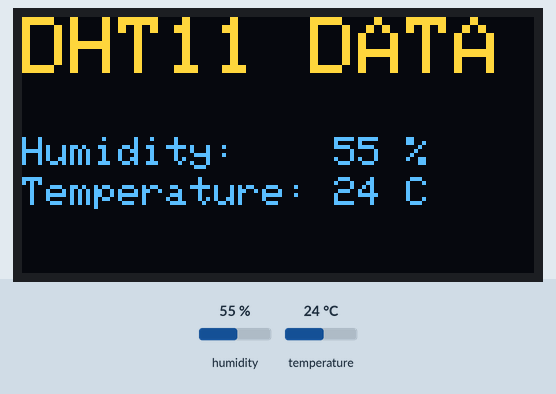
The sketch below on a simulated Arduino Uno, built with avr-gcc and run on an emulated ATmega328P. Parts: 128×64 one-colour display. The inputs (shaded band) are chosen by the test bench; at power-on: humidity 55 %, temperature 24 °C. The OLED is the two-colour kind (top 16 rows yellow).

Above: at 1.2 s.
1.3 s: humidity set to 22 %
At 1.9 s:
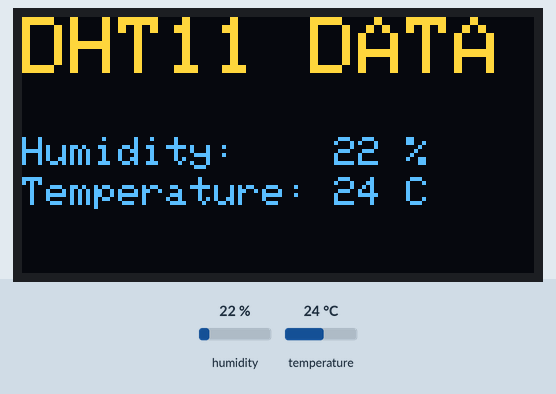
2.9 s: temperature set to 12 °C
At 3.5 s:
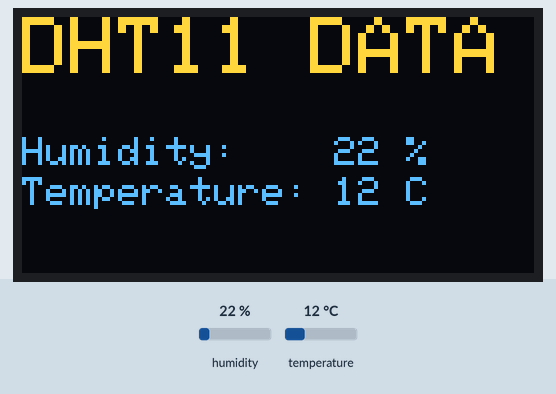
4.5 s: humidity set to 40 %
At 5.1 s:
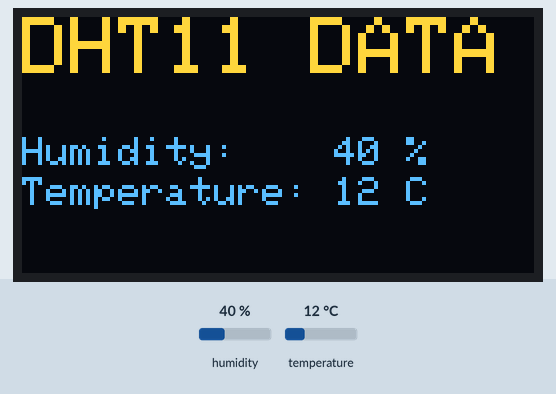
6.0 s: temperature set to 19 °C
Timing chart, 0 to 8.6 s (numbered marks = the images above; inputs shaded):
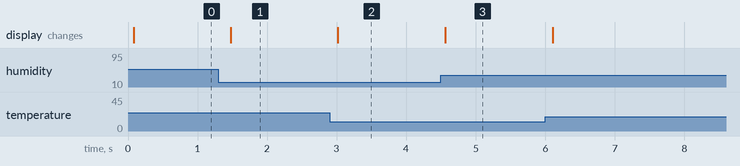

Measured:
- after the input at 1.3 s, the display: changes after 0.17 s (image 1)
- after the input at 2.9 s, the display: changes after 0.12 s (image 2)
- after the input at 4.5 s, the display: changes after 0.06 s (image 3)

The sketch:

DHT11_OLED_display.ino
```cpp
#include <SPI.h>
#include <Adafruit_SSD1306.h>
#include <dht11.h>

// OLED display width, in pixels
#define SCREEN_WIDTH 128
// OLED display height, in pixels
#define SCREEN_HEIGHT 64

// Declaration for SSD1306 display connected using software SPI (default case):
// Clock
#define OLED_CLK    2
// Master Output Slave Input
#define OLED_MOSI   3
// Reset
#define OLED_RESET  4
// Data/Command
#define OLED_DC     5
// Chip Select
#define OLED_CS     6

#define DHT_DATA 7

// OLED 显示
Adafruit_SSD1306 display(SCREEN_WIDTH, SCREEN_HEIGHT,
  OLED_MOSI, OLED_CLK, OLED_DC, OLED_RESET, OLED_CS);

// DHT11
dht11 DHT;

void setup() {
  // put your setup code here, to run once:
  Serial.begin(9600);
  display.begin(SSD1306_SWITCHCAPVCC);
}

void loop() {
  // put your main code here, to run repeatedly:
  // 读取 DHT11 的数据
  int chk = DHT.read(DHT_DATA);
  // 显示在 OLED 上
  showDHT11Date(DHT.temperature, DHT.humidity);
  display.display();

  delay(100);
}

/**
 * DHT11 测试代码
 */
void DHT11Test() {
  int chk = DHT.read(DHT_DATA);

  Serial.print("Humidity (%): ");
  Serial.println(DHT.humidity);

  Serial.print("Temperature (C): ");
  Serial.println(DHT.temperature);
  delay(1000);
}


/**
 * OLED 展示 DHT11 的数据
 * param t: 温度
 * param h: 湿度
 */
void showDHT11Date(int t, int h) {
  display.clearDisplay();
  // 设置 2 倍的字体大小
  display.setTextSize(2);
  // 设置文本颜色
  display.setTextColor(SSD1306_WHITE);

  // 标题
  display.setCursor(0, 0);
  display.println("DHT11 DATA");

  // 湿度数据
  display.setTextSize(1);
  display.setCursor(0, 30);
  display.print("Humidity:    ");
  display.print(h);
  display.print(" %");

  // 温度数据
  display.setCursor(0, 40);
  display.print("Temperature: ");
  display.print(t);
  display.print(" C");
}
```
